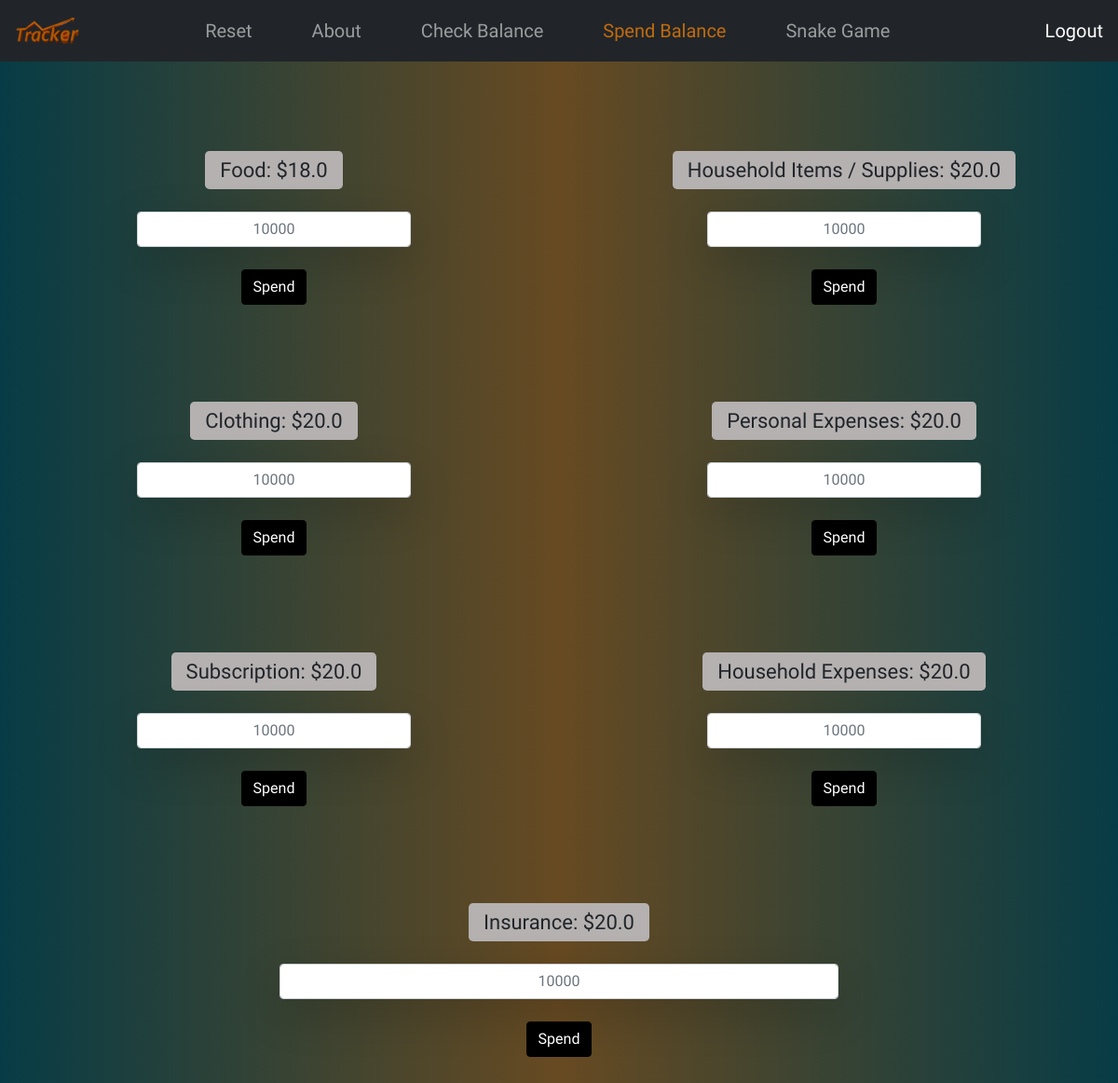
Page /spend_balance (signed in) on the committed database.
### models.py (models this page shows)
class Expense(db.Model):
    id = db.Column(db.Integer, primary_key=True)
    user_id = db.Column(db.Integer, db.ForeignKey('user.id'), nullable=False)
    total_balance = db.Column(db.Float, default=0)
    food = db.Column(db.Float, default=0)
    house_hold = db.Column(db.Float, default=0)
    clothing = db.Column(db.Float, default=0)
    personal_expense = db.Column(db.Float, default=0)
    subscription = db.Column(db.Float, default=0)
    housing_expense = db.Column(db.Float, default=0)
    insurance = db.Column(db.Float, default=0)
    other = db.Column(db.Float, default=0)

### app.py (the view)
@app.route('/spend_balance')
def spend_balance_page():
    user_id = session['user_id']
    if 'user_id' not in session:
        return redirect(url_for('login'))
    balances = Expense.query.filter_by(user_id=user_id).first()
    if not balances:
        return "No balances found. Please initialize them first."
    return render_template("spendBalance.html", balances=balances)

### templates/spendBalance.html (shortened to what this page needs)
<!DOCTYPE html>
<html lang="en">
<head>
    <link rel="stylesheet" href="{{ url_for('static', filename = 'css/Spend.css') }}">
    <link href="https://cdn.jsdelivr.net/npm/bootstrap@5.0.2/dist/css/bootstrap.min.css" rel="stylesheet">
    <link rel="stylesheet" href="css/animate.css">
    <link rel="stylesheet" href="https://cdnjs.cloudflare.com/ajax/libs/animate.css/4.1.1/animate.min.css"/>
    <link rel="stylesheet" href="https://code.jquery.com/ui/1.12.1/themes/base/jquery-ui.css">
</head>
<body>
    <nav class="navbar navbar-expand-lg navbar-dark bg-dark animate__slideInDown animate__animated ">
        <a class="navbar-brand" href="#">
            <img class="ms-3" src="{{ url_for('static', filename='images/logo.png') }}" width="70" height="40" alt="Logo">
        </a>
        <div class="collapse navbar-collapse justify-content-center" id="navbarNav">
            <ul class="navbar-nav ">
                <li class="nav-item">
                    <a class="nav-link   fs-5 me-5" href="{{ url_for('add_balance') }}">Reset</a>
                </li>
                <li class="nav-item">
                    <a class="nav-link fs-5  me-5" href="{{ url_for('about') }}">About</a>
                </li>
                <li class="nav-item">
                    <a class="nav-link fs-5  me-5" href="{{ url_for('checkBalance') }}">Check Balance</a>
                </li>
                <li class="nav-item">
                    <a class="nav-link fs-5  active me-5" href="{{ url_for('spend_balance_page') }}">Spend Balance</a>
                </li>
                <li class="nav-item">
                    <a class="nav-link fs-5 me-5" href="{{ url_for('snake_game') }}">Snake Game</a>
                </li>
            </ul>
        </div>
        <a class="navbar-brand" href="{{ url_for('login')}}">Logout</a>
    </nav>
    <section class="over-h">
        <div class="contianer over-h">
            <div class="row mt-5 pt-5 over-h ">
                <div class="col-md-6 text-center">
                    <div class="mb-2">
                        <form class="text-center" action="/spend/food" method="post" id="foodForm">
                            <label class="bg-white-30  mb- px-3 py-1 rounded-3 mb-4" for="inputSpend">Food: ${{ balances.food }}</label>
                            <div class="d-flex justify-content-center">
                                <input id="inputSpend" name="food" class="form-control w-50 text-center shadow-lg" oninput="validatePositiveInput(this)" placeholder="10000">
                            </div>
                            <button type="submit" class="submit btn btn-primary mt-4">Spend</button>
                        </form>
                    </div>
                </div>
                <div class="col-md-6 text-center">
                    <div class="mb-2 " >
                        <form class="text-center  " action="/spend/house_hold" method="post">
                                <label  class="bg-white-30  mb-  px-3 py-1 rounded-3 mb-4" for="input1">
                                    Household Items / Supplies: ${{ balances.house_hold }}
                                </label>
                                <div class="d-flex justify-content-center">
                                    <input id="inputSpend" name="house_hold" class="form-control w-50 text-center shadow-lg" id="input1" oninput="validatePositiveInput(this)" placeholder="10000">
                                </div>
                                <button type="submit" class="btn submit btn-primary mt-4 submit">Spend</button>
                        </form>
                    </div>
                </div>
            </div>
            <div class="row mt-5 pt-5 over-h">
                <div class="col-md-6 text-center">
                    <div class="mb-2 " >
                        <form class="text-center  " action="/spend/clothing" method="post">
                                <label  class="bg-white-30  mb-  px-3 py-1 rounded-3 mb-4" for="input1">Clothing: ${{ balances.clothing }}</label>
                                <div class="d-flex justify-content-center">
                                    <input id="inputSpend" name="clothing" class="form-control w-50 text-center shadow-lg" id="input1" oninput="validatePositiveInput(this)" placeholder="10000">
                                </div>
                                <button type="submit" class="btn btn-primary mt-4 submit">Spend</button>
                        </form>
                    </div>
                </div>
                <div class="col-md-6 text-center">
                    <div class="mb-2 " >
                        <form class="text-center  " action="/spend/personal_expense" method="post">
                                <label  class="bg-white-30  mb-  px-3 py-1 rounded-3 mb-4" for="input1">Personal Expenses: ${{ balances.personal_expense }}</label>
                                <div class="d-flex justify-content-center">
                                    <input id="inputSpend" name="personal_expense" class="form-control w-50 text-center shadow-lg" id="input1" oninput="validatePositiveInput(this)" placeholder="10000">
                                </div>
                                <button type="submit" class="btn btn-primary mt-4 submit">Spend</button>
                        </form>
                    </div>
                </div>
            </div>
            <div class="row mt-5 pt-5 over-h">
                <div class="col-md-6 text-center">
                    <div class="mb-2 " >
                        <form class="text-center  " action="/spend/subscription" method="post">
                                <label  class="bg-white-30  mb-  px-3 py-1 rounded-3 mb-4" for="input1">Subscription: ${{ balances.subscription }}</label>
                                <div class="d-flex justify-content-center">
                                    <input id="inputSpend" name="subscription" class="form-control w-50 text-center shadow-lg" id="input1" oninput="validatePositiveInput(this)" placeholder="10000">
                                </div>
                                <button type="submit" class="btn btn-primary mt-4 submit">Spend</button>
                        </form>
                    </div>
                </div>
                <div class="col-md-6 text-center">
                    <div class="mb-2 ">
                        <form class="text-center  " action="/spend/housing_expense" method="POST">
                                <label  class="bg-white-30  mb-  px-3 py-1 rounded-3 mb-4" for="input1">Household Expenses: ${{ balances.housing_expense }} </label>
                                <div class="d-flex justify-content-center">
                                    <input id="inputSpend" name="housing_expense" class="form-control w-50 text-center shadow-lg" id="input1" oninput="validatePositiveInput(this)" placeholder="10000">
                                </div>
                                <button type="submit" class="btn btn-primary mt-4 submit">Spend</button>
                        </form>
                    </div>
                </div>
            </div>
            <div class="row over-h  mt-5 pt-5 mb-5 ">
                <div class="col-md-12 text-center">
                    <div class="mb-2 " >
                        <form class="text-center  " action="/spend/insurance">
                                <label  class="bg-white-30  mb-  px-3 py-1 rounded-3 mb-4" for="input1">Insurance: ${{ balances.insurance }}</label>
                                <div class="d-flex justify-content-center">
                                    <input id="inputSpend" name="food" class="form-control w-50 text-center shadow-lg" id="input1" oninput="validatePositiveInput(this)" placeholder="10000">
                                </div>
                                <button type="submit" class="btn btn-primary mt-4 submit">Spend</button>
                        </form>
                    </div>
                </div>
            </div>
        </div>
    </section>
</body>

### static/css/Spend.css (style rules this page uses)
.active { color: rgba(247, 131, 7, 0.75) !important; }
.btn-primary { background-color: black !important; border-color: black !important; }
.bg-white-30 { background-color: rgb(181, 177, 177); }
.over-h { overflow: hidden; }
label { font-size: 22px !important; }
body { background: linear-gradient(90deg, rgba(7,60,70,1) 0%, rgba(82, 49, 3, 0.878) 50%, rgba(7,60,70,1) 100%); font-family: "Concert One", sans-serif !important; font-weight: 400; }

### rows in the picture
Expense: food "18.0", house_hold "20.0", clothing "20.0", personal_expense "20.0", subscription "20.0", housing_expense "20.0", insurance "20.0"
